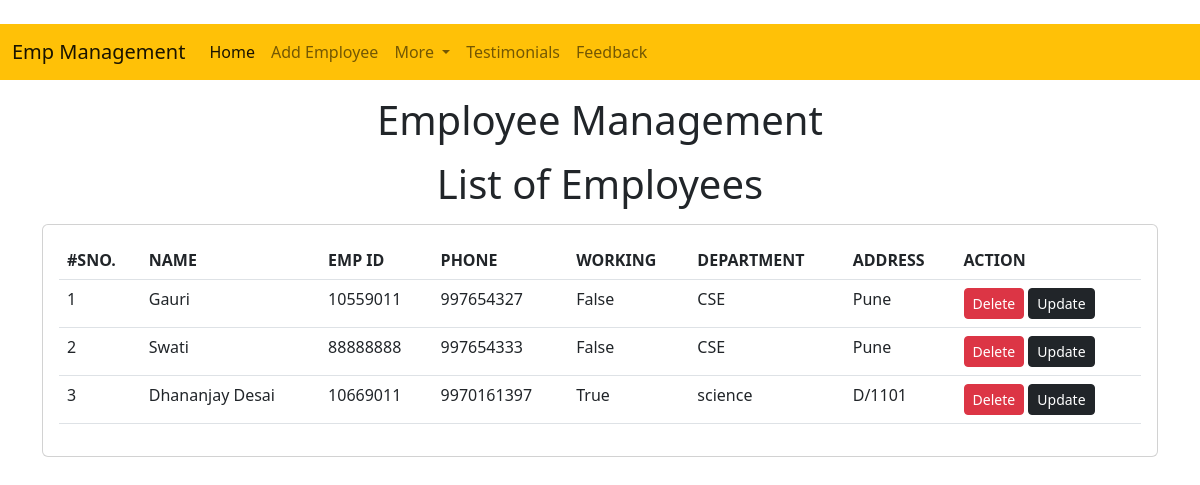
The page /emp/home/ on the database its author committed.
### emp/models.py (models this page shows, shortened)
class Emp(models.Model):
    name=models.CharField(max_length=200)
    emp_id=models.CharField(max_length=200)
    phone=models.CharField(max_length=10)
    address=models.CharField(max_length=150)
    working=models.BooleanField(default=True)
    department=models.CharField(max_length=10)

### emp/views.py (the view)
# urls.py: path("home/",emp_home),
def emp_home(request):
    emps=Emp.objects.all()
    return render(request, "emp/home.html",{
        'emps':emps
    })

### templates/emp/home.html (shortened to what this page needs)
﻿<!DOCTYPE html>
<html lang="en">
<head>
    <link href="https://cdn.jsdelivr.net/npm/bootstrap@5.2.0-beta1/dist/css/bootstrap.min.css"
          rel="stylesheet"
 />
</head>
<body>
    {% include 'emp/navbar.html' %}
    <h1 class="text-center my-3">Employee Management</h1>
    <h1 class="text-center my-3">List of Employees</h1>
    <div class="container">
        <div class="row">
            <div class="col-md-12">
                <div class="card">
                    <div class="card-body">
                        <table class="table">
                            <thead>
                                <tr>
                                    <th>#SNO.</th>
                                    <th>NAME</th>
                                    <th>EMP ID</th>
                                    <th>PHONE</th>
                                    <th>WORKING</th>
                                    <th>DEPARTMENT</th>
                                    <th>ADDRESS</th>
                                    <th>ACTION</th>
                                </tr>
                            </thead>
                            <tbody>
                                {% for e in emps %}
                                <tr>
                                    <td>{{forloop.counter}}</td>
                                    <td>{{e.name}}</td>
                                    <td>{{e.emp_id}}</td>
                                    <td>{{e.phone}}</td>
                                    <td>{{e.working}}</td>
                                    <td>{{e.department}}</td>
                                    <td>{{e.address}}</td>
                                    <td>
                                        <a href="/emp/delete-emp/{{e.id}}" class="btn btn-danger btn-sm">Delete</a>
                                        <a href="/emp/update-emp/{{e.id}}" class="btn btn-dark btn-sm">Update</a>
                                    </td>
                                </tr>
                                {% endfor %}
                            </tbody>
                        </table>
                    </div>
                </div>
            </div>
        </div>
    </div>
</body>
</html>

### templates/emp/navbar.html (shortened to what this page needs)
<nav class="navbar navbar-expand-lg bg-warning">
    <div class="container-fluid">
        <a class="navbar-brand" href="#">Emp Management</a>
        <div class="collapse navbar-collapse" id="navbarSupportedContent">
            <ul class="navbar-nav me-auto mb-2 mb-lg-0">
                <li class="nav-item">
                    <a class="nav-link active" aria-current="page" href="/emp/home/">Home</a>
                </li>
                <li class="nav-item">
                    <a class="nav-link" href="/emp/add-emp/">Add Employee</a>
                </li>
                <li class="nav-item dropdown">
                    <a class="nav-link dropdown-toggle" href="#" id="navbarDropdown" role="button" data-bs-toggle="dropdown" aria-expanded="false">
                        More
                    </a>
                </li>
                <li class="nav-item">
                    <a class="nav-link" href="/emp/testimonials/">Testimonials</a>
                </li>
                <li class="nav-item">
                    <a class="nav-link" href="/emp/feedback/">Feedback</a>
                </li>
            </ul>
        </div>
    </div>
</nav>

### rows shown on the page
Emp: name "Gauri", emp_id "10559011", phone "997654327", working "False", department "CSE", address "Pune"
Emp: name "Swati", emp_id "88888888", phone "997654333", working "False", department "CSE", address "Pune"
Emp: name "Dhananjay Desai", emp_id "10669011", phone "9970161397", working "True", department "science", address "D/1101"
